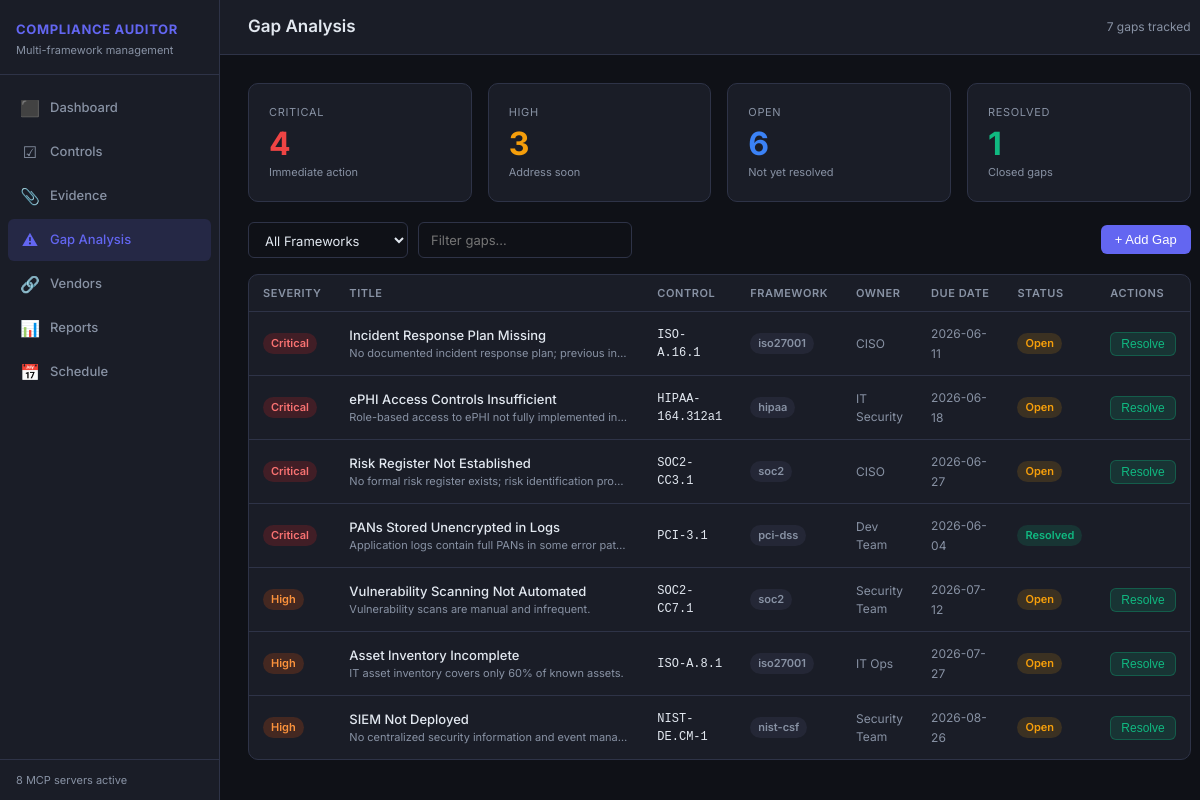
The app's page /gaps with its own data.
### tables this page shows
CREATE TABLE gaps (
    id INTEGER PRIMARY KEY AUTOINCREMENT,
    framework_id TEXT NOT NULL,
    control_id TEXT NOT NULL,
    title TEXT NOT NULL,
    description TEXT,
    severity TEXT DEFAULT 'medium',
    status TEXT DEFAULT 'open',
    owner TEXT,
    due_date TEXT,
    resolved_at TEXT,
    created_at TEXT DEFAULT (datetime('now')),
    FOREIGN KEY (framework_id) REFERENCES frameworks(id),
    FOREIGN KEY (control_id) REFERENCES controls(id)
);

### app.py (the view)
@app.get("/gaps", response_class=HTMLResponse)
async def gaps_page(request: Request, framework: str = ""):
    frameworks = await db_fetchall("SELECT * FROM frameworks ORDER BY name")
    if framework:
        gaps = await db_fetchall(
            """SELECT g.*, c.title as control_title, c.category, f.name as framework_name
               FROM gaps g JOIN controls c ON g.control_id=c.id
               JOIN frameworks f ON g.framework_id=f.id
               WHERE g.framework_id=? ORDER BY g.severity, g.status, g.due_date""",
            (framework,)
        )
    else:
        gaps = await db_fetchall(
            """SELECT g.*, c.title as control_title, c.category, f.name as framework_name
               FROM gaps g JOIN controls c ON g.control_id=c.id
               JOIN frameworks f ON g.framework_id=f.id
               ORDER BY g.severity, g.status, g.due_date"""
        )
    summary = {"critical": 0, "high": 0, "medium": 0, "low": 0, "open": 0, "resolved": 0}
    for g in gaps:
        summary[g.get("severity", "low")] = summary.get(g.get("severity", "low"), 0) + 1
        summary[g.get("status", "open")] = summary.get(g.get("status", "open"), 0) + 1
    from datetime import date
    return templates.TemplateResponse(request, "gaps.html", {
        "frameworks": frameworks,
        "gaps": gaps,
        "summary": summary,
        "selected_framework": framework,
        "today": date.today().isoformat(),
        "active": "gaps",
    })

### templates/gaps.html (shortened to what this page needs)
{% extends "base.html" %}
{% block page_title %}Gap Analysis{% endblock %}
{% block topbar_right %}{{ gaps|length }} gaps tracked{% endblock %}
{% block content %}
<div class="stats-grid mb-20">
  <div class="stat-card danger">
    <div class="label">Critical</div>
    <div class="value">{{ summary.critical }}</div>
    <div class="sub">Immediate action</div>
  </div>
  <div class="stat-card warning">
    <div class="label">High</div>
    <div class="value">{{ summary.high }}</div>
    <div class="sub">Address soon</div>
  </div>
  <div class="stat-card info">
    <div class="label">Open</div>
    <div class="value">{{ summary.open }}</div>
    <div class="sub">Not yet resolved</div>
  </div>
  <div class="stat-card success">
    <div class="label">Resolved</div>
    <div class="value">{{ summary.resolved }}</div>
    <div class="sub">Closed gaps</div>
  </div>
</div>
<div class="flex-between mb-16">
  <form method="get" class="filter-bar" style="margin-bottom:0;">
    <select name="framework" onchange="this.form.submit()">
      <option value="">All Frameworks</option>
    </select>
    <input type="text" id="table-search" placeholder="Filter gaps…" style="min-width:200px;">
  </form>
  <button class="btn btn-primary" onclick="openModal('modal-add-gap')">+ Add Gap</button>
</div>
<div class="card">
  <div class="table-wrap">
    <table>
      <thead>
        <tr>
          <th>Severity</th>
          <th>Title</th>
          <th>Control</th>
          <th>Framework</th>
          <th>Owner</th>
          <th>Due Date</th>
          <th>Status</th>
          <th>Actions</th>
        </tr>
      </thead>
      <tbody>
        {% for gap in gaps %}
        <tr class="filterable-row">
          <td>
            <span class="badge badge-{{ gap.severity }}">{{ gap.severity | title }}</span>
          </td>
          <td>
            <div style="font-weight:500;">{{ gap.title }}</div>
            {% if gap.description %}
            <div class="text-xs text-muted truncate" style="max-width:280px;">{{ gap.description }}</div>
            {% endif %}
          </td>
          <td class="font-mono text-sm">{{ gap.control_id }}</td>
          <td><span class="badge badge-muted">{{ gap.framework_id }}</span></td>
          <td class="text-muted text-sm">{{ gap.owner or '—' }}</td>
          <td>
            {% if gap.due_date %}
              {% set days = (gap.due_date[:10]) %}
              <span class="{% if gap.status == 'open' and gap.due_date[:10] < today %}overdue{% else %}text-muted{% endif %} text-sm">
                {{ gap.due_date[:10] }}
              </span>
            {% else %}
              <span class="text-muted text-sm">—</span>
            {% endif %}
          </td>
          <td>
            {% if gap.status == 'resolved' %}
              <span class="badge badge-success">Resolved</span>
            {% else %}
              <span class="badge badge-warning">Open</span>
            {% endif %}
          </td>
          <td>
            {% if gap.status == 'open' %}
            <form method="post" action="/gaps/{{ gap.id }}/resolve" style="display:inline;">
              <button type="submit" class="btn btn-success btn-sm">Resolve</button>
            </form>
            {% endif %}
          </td>
        </tr>
        {% endfor %}
      </tbody>
    </table>
  </div>
</div>
{% endblock %}

### static/style.css (style rules this page uses)
:root { --bg: #0f1117; --bg2: #1a1d27; --bg3: #242736; --border: #2e3347; --text: #e2e8f0; --text-muted: #8892a4; --accent: #6366f1; --accent-hover: #4f52d4; --success: #10b981; --warning: #f59e0b; --danger: #ef4444; --info: #3b82f6; --critical: #dc2626; --high: #ea580c; --medium: #d97706; --low: #16a34a; --radius: 10px; --radius-sm: 6px; --shadow: 0 4px 24px rgba(0,0,0,0.4); --font: 'Inter', system-ui, -apple-system, sans-serif; }
* { box-sizing: border-box; margin: 0; padding: 0; }
body { font-family: var(--font); background: var(--bg); color: var(--text); min-height: 100vh; display: flex; font-size: 14px; line-height: 1.5; }
.card { background: var(--bg2); border: 1px solid var(--border); border-radius: var(--radius); overflow: hidden; }
.stats-grid { display: grid; grid-template-columns: repeat(auto-fit, minmax(160px, 1fr)); gap: 16px; margin-bottom: 24px; }
.stat-card { background: var(--bg2); border: 1px solid var(--border); border-radius: var(--radius); padding: 20px; }
.stat-card .label { font-size: 11px; color: var(--text-muted); text-transform: uppercase; letter-spacing: 0.06em; margin-bottom: 8px; }
.stat-card .value { font-size: 32px; font-weight: 700; line-height: 1; }
.stat-card .sub { font-size: 11px; color: var(--text-muted); margin-top: 4px; }
.stat-card.danger .value { color: var(--danger); }
.stat-card.warning .value { color: var(--warning); }
.stat-card.success .value { color: var(--success); }
.stat-card.info .value { color: var(--info); }
.table-wrap { overflow-x: auto; }
table { width: 100%; border-collapse: collapse; font-size: 13px; }
th { text-align: left; padding: 10px 14px; font-size: 11px; font-weight: 600; color: var(--text-muted); text-transform: uppercase; letter-spacing: 0.05em; border-bottom: 1px solid var(--border); white-space: nowrap; }
td { padding: 12px 14px; border-bottom: 1px solid var(--border); vertical-align: middle; }
tr:last-child td { border-bottom: none; }
.badge { display: inline-flex; align-items: center; padding: 2px 8px; border-radius: 20px; font-size: 11px; font-weight: 600; white-space: nowrap; }
.badge-success { background: rgba(16,185,129,0.15); color: var(--success); }
.badge-warning { background: rgba(245,158,11,0.15); color: var(--warning); }
.badge-muted { background: var(--bg3); color: var(--text-muted); }
.badge-critical { background: rgba(220,38,38,0.2); color: #f87171; }
.badge-high { background: rgba(234,88,12,0.2); color: #fb923c; }
.btn { display: inline-flex; align-items: center; gap: 6px; padding: 7px 14px; border-radius: var(--radius-sm); font-size: 13px; font-weight: 500; cursor: pointer; border: none; transition: all 0.15s; text-decoration: none; white-space: nowrap; }
.btn-primary { background: var(--accent); color: #fff; }
.btn-success { background: rgba(16,185,129,0.15); color: var(--success); border: 1px solid rgba(16,185,129,0.3); }
.btn-sm { padding: 4px 10px; font-size: 12px; }
input, select, textarea { width: 100%; background: var(--bg); border: 1px solid var(--border); color: var(--text); padding: 8px 12px; border-radius: var(--radius-sm); font-size: 13px; font-family: inherit; transition: border-color 0.15s; outline: none; }
select option { background: var(--bg2); }
.filter-bar { display: flex; gap: 10px; margin-bottom: 20px; flex-wrap: wrap; }
.filter-bar input, .filter-bar select { width: auto; min-width: 160px; }
.flex-between { display: flex; align-items: center; justify-content: space-between; }
.mb-16 { margin-bottom: 16px; }
.mb-20 { margin-bottom: 20px; }
.text-muted { color: var(--text-muted); }
.text-sm { font-size: 12px; }
.text-xs { font-size: 11px; }
.font-mono { font-family: 'JetBrains Mono', 'Fira Code', monospace; }
.truncate { overflow: hidden; text-overflow: ellipsis; white-space: nowrap; }

### records on screen
gaps: severity "Critical", title "Incident Response Plan Missing", description "No documented incident response plan; previous in…", control_id "ISO-A.16.1", framework_id "iso27001", owner "CISO", due_date "2026-06-11", status "Open"
gaps: severity "Critical", title "ePHI Access Controls Insufficient", description "Role-based access to ePHI not fully implemented in…", control_id "HIPAA-164.312a1", framework_id "hipaa", owner "IT Security", due_date "2026-06-18", status "Open"
gaps: severity "Critical", title "Risk Register Not Established", description "No formal risk register exists; risk identification pro…", control_id "SOC2-CC3.1", framework_id "soc2", owner "CISO", due_date "2026-06-27", status "Open"
gaps: severity "Critical", title "PANs Stored Unencrypted in Logs", description "Application logs contain full PANs in some error pat…", control_id "PCI-3.1", framework_id "pci-dss", owner "Dev Team", due_date "2026-06-04", status "Resolved"
gaps: severity "High", title "Vulnerability Scanning Not Automated", description "Vulnerability scans are manual and infrequent.", control_id "SOC2-CC7.1", framework_id "soc2", owner "Security Team", due_date "2026-07-12", status "Open"
gaps: severity "High", title "Asset Inventory Incomplete", description "IT asset inventory covers only 60% of known assets.", control_id "ISO-A.8.1", framework_id "iso27001", owner "IT Ops", due_date "2026-07-27", status "Open"
gaps: severity "High", title "SIEM Not Deployed", description "No centralized security information and event mana…", control_id "NIST-DE.CM-1", framework_id "nist-csf", owner "Security Team", due_date "2026-08-26", status "Open"

### other values on screen
{{ gaps|length }} "7"
{{ summary.critical }} "4"
{{ summary.high }} "3"
{{ summary.open }} "6"
{{ summary.resolved }} "1"
